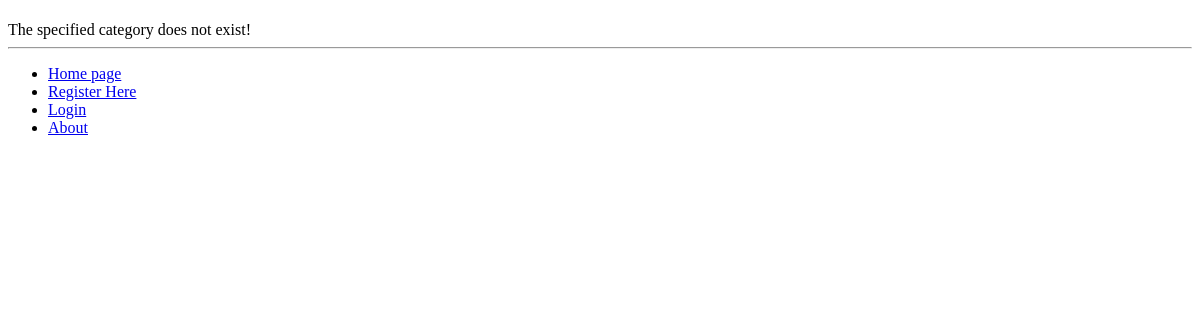
/rango/category/python/, run on an earlier commit of the app's database.
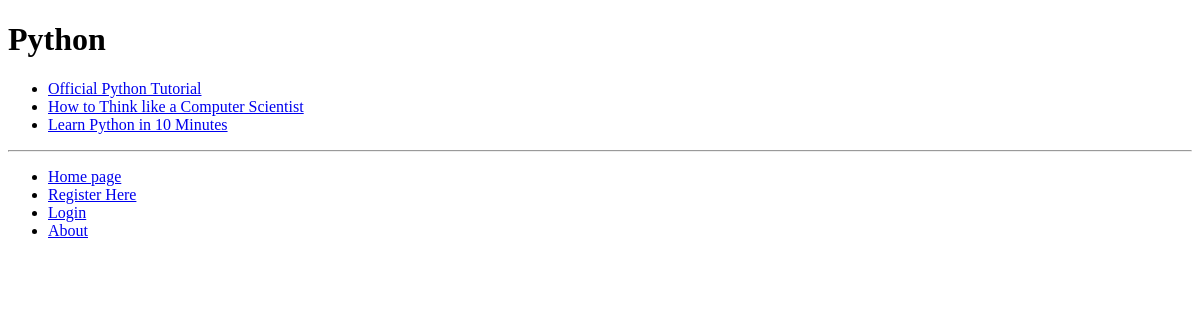
And on a later commit of the database.
### rango/models.py (models this page shows, shortened)
class Category(models.Model):
    name = models.CharField(max_length=128, unique=True)
    views = models.IntegerField(default=0)
    likes = models.IntegerField(default=0)
    slug = models.SlugField(unique=True)
    class Meta:
        verbose_name_plural = "Categories"

class Page(models.Model):
    category = models.ForeignKey(Category)
    title = models.CharField(max_length=128)
    url = models.URLField()
    views = models.IntegerField(default=0)

### rango/views.py (the view)
# urls.py: url(r'^category/(?P<category_name_slug>[\w\-]+)/add_page/$', views.add_page, name='add_page'),
def category(request, category_name_slug):
    context_dict = {}
    try:
        category = Category.objects.get(slug=category_name_slug)
        context_dict['category_name'] = category.name
        context_dict['category_name_slug'] = category_name_slug
        pages = Page.objects.filter(category=category)
        context_dict['pages'] = pages
        context_dict['category'] = category
    except Category.DoesNotExist:
        pass
    return render(request, 'rango/category.html', context_dict)

### templates/rango/category.html (shortened to what this page needs)
{% extends 'base.html' %}
{% load staticfiles %}
{% block body_block %}
    <h1>{{ category_name }}</h1>
    {% if category %}
        {% if pages %}
            <ul>
                {% for page in pages %}
                <li><a href="{{ page.url }}">{{ page.title }}</a></li>
                {% endfor %}
            </ul>
        {% else %}
            <strong>No pages currently in category.</strong>
        {% endif %}
    {% else %}
        The specified category {{ category_name }} does not exist!
    {% endif %}
{% endblock %}

What changed in the data, as far as the page shows it:
now on this page (row edited): Category: name "Python"
now on this page (row edited): Page: title "Official Python Tutorial"
now on this page (row edited): Page: title "How to Think like a Computer Scientist"
now on this page (row edited): Page: title "Learn Python in 10 Minutes"
Also different on the page:
text no longer shown: "The specified category does not exist!"
